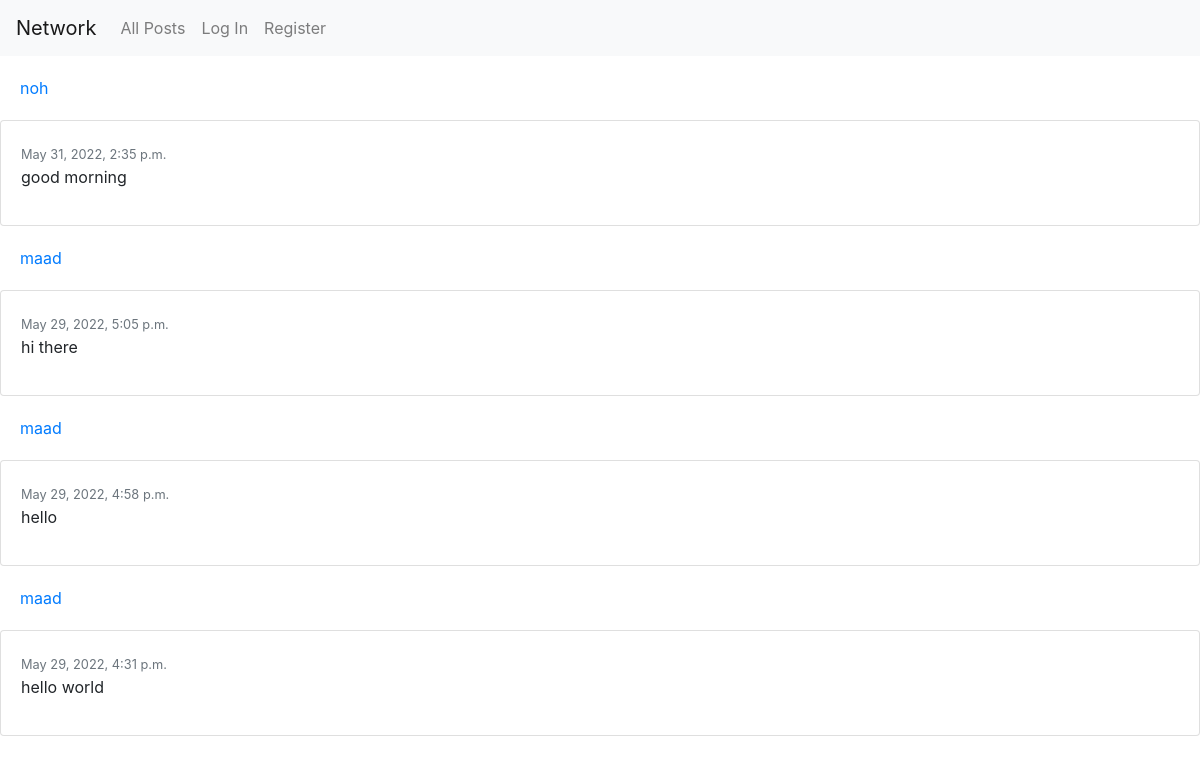
The app's page /, older data.
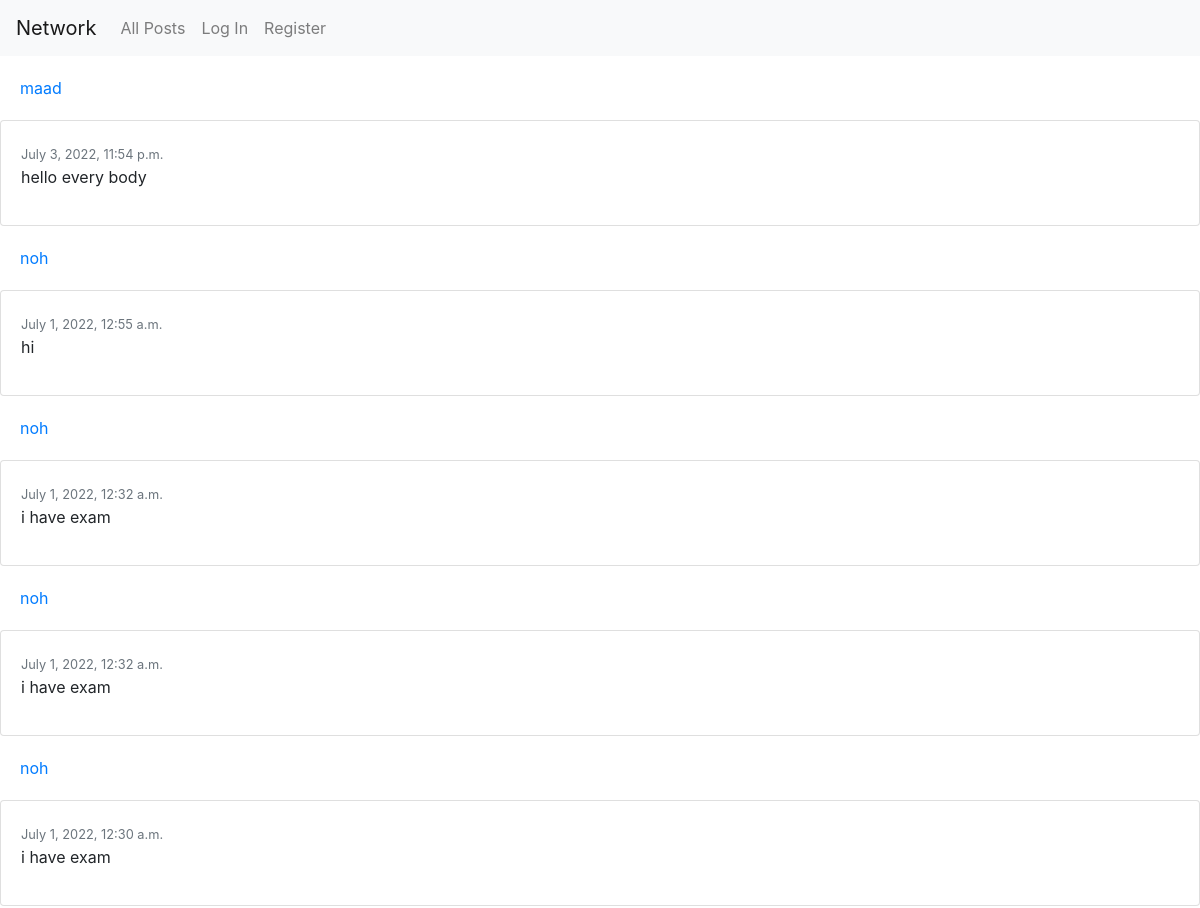
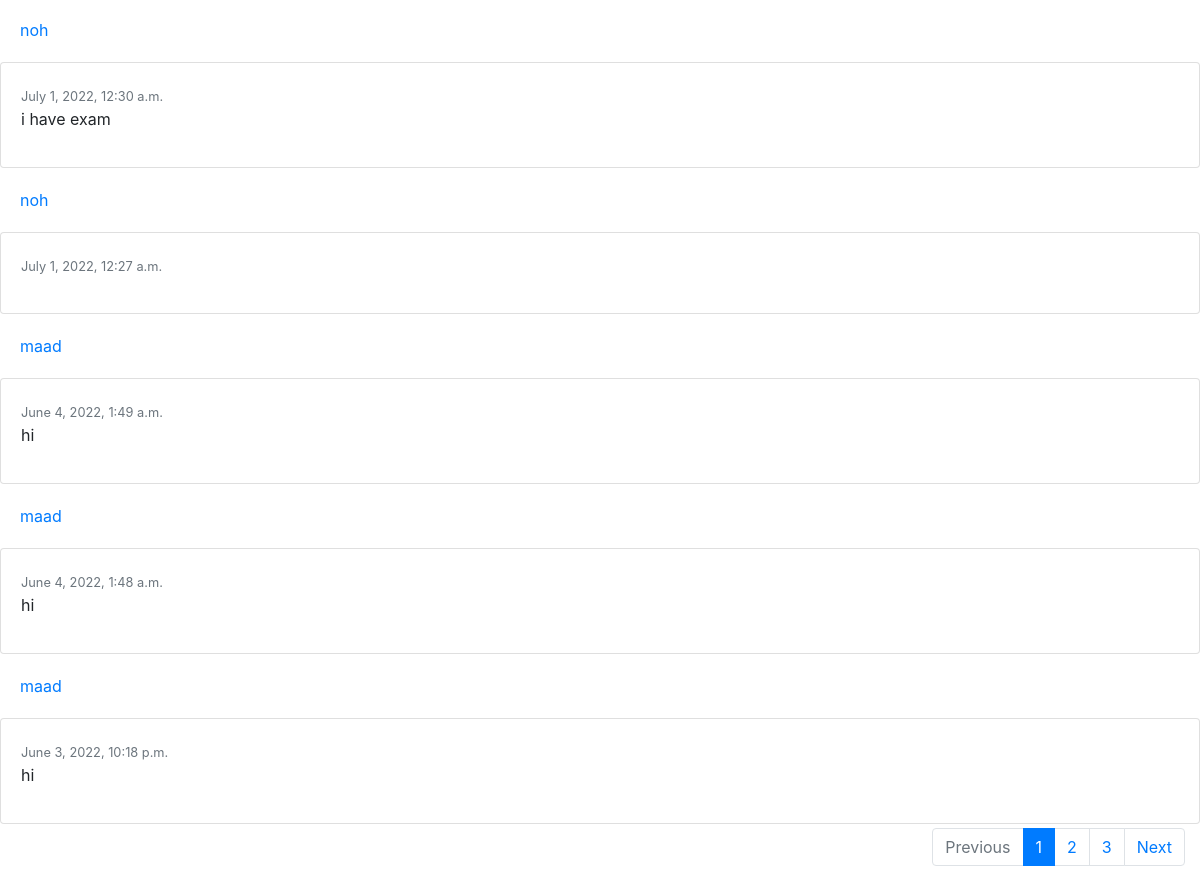
The same page, newer data (2 pictures, top to bottom).
### network/models.py (models this page shows, shortened)
class Post(models.Model):
  user = models.ForeignKey(User, on_delete=models.CASCADE, related_name="posts")
  content = models.TextField()
  date = models.DateTimeField(default=timezone.now)
  likes_count = models.IntegerField(default=0)
  likes = models.ManyToManyField("User",related_name="likes",blank=True)
  creation_date = models.DateTimeField(auto_now_add=True)
  class Meta:
        verbose_name = 'Post'
        verbose_name_plural = 'Posts'

class User(AbstractUser):
    pass

### network/views.py (the view)
# urls.py: path("", views.index, name="index"),
def index(request):
    myPostForm=  PostForm()
    post_list=Post.objects.all().order_by('-date')
    if request.method =='POST':
          myPostForm=PostForm(request.POST)
          if myPostForm.is_valid():
             obj = myPostForm.save(commit=False)
             obj.user = request.user
             obj.save()
    post_list_paginator=retPaginatorList(request,post_list)
    return render(request, "network/index.html",{'PostForm':myPostForm, 'post_list':post_list_paginator,})

### network/views.py (called while the page is built)
def retPaginatorList(request, queryList):
    page = request.GET.get('page')
    mypge = Paginator(queryList, 10)
    try:
        resultList = mypge.page(page)
    except PageNotAnInteger:
        resultList = mypge.page(1)
    except EmptyPage:
        resultList = mypge.page(mypge.num_pages)
    return  resultList

### network/templates/network/index.html (shortened to what this page needs)
{% extends "network/layout.html" %}
{% load crispy_forms_tags %}
{% load static %}
{% block body %}
{%for item in post_list%}
<div class="card-body"><a  href="{% url 'profile' item.user.id %}">{{item.user.username}}</a></div>
     <div class="card">
         <div class="card-body">
        <div id="{{item.id}}{{'div'}}" >
        <small class="text-muted"  id="{{item.id}}{{'d'}}">{{ item.date}}</small>
        <p class="article-content"  id="{{item.id}}{{'p'}}">{{item.content}}</p>
    </div>
  </div>
</div>
<div class="post_footer">
      {% endfor %}
      <div class="col-md-12 mt-1">
        {% if post_list.has_other_pages %}
      <ul class="pagination justify-content-end">
        {% if post_list.has_previous %}
          <li class="page-item"><a class="page-link" href="?page={{ post_list.previous_page_number }}">Previous</a></li>
        {% else %}
        <li class="page-item disabled"><span class="page-link">Previous</span></li>
        {% endif %}
        {% for i in post_list.paginator.page_range %}
          {% if post_list.number == i %}
            <li class="page-item active"><span class="page-link">{{ i }} <span class="sr-only">(current)</span></span></li>
          {% else %}
            <li class="page-item"><a class="page-link" href="?page={{ i }}">{{ i }}</a></li>
          {% endif %}
        {% endfor %}
        {% if post_list.has_next %}
          <li class="page-item"><a class="page-link" href="?page={{ post_list.next_page_number }}">Next</a></li>
        {% else %}
          <li class="page-item disabled"><span class="page-link">Next</span></li>
        {% endif %}
      </ul>
    {% endif %}
    </div>
{% endblock %}

Row changes from the older to the newer data that the page shows:
no longer on this page (row unchanged): Post: user.username "noh", date "May 31, 2022, 2:35 p.m.", content "good morning"
no longer on this page (row unchanged): Post: user.username "maad", date "May 29, 2022, 5:05 p.m.", content "hi there"
no longer on this page (row unchanged): Post: user.username "maad", date "May 29, 2022, 4:58 p.m.", content "hello"
no longer on this page (row unchanged): Post: user.username "maad", date "May 29, 2022, 4:31 p.m.", content "hello world"
added Post: user.username "maad", date "July 3, 2022, 11:54 p.m.", content "hello every body"
added Post: user.username "noh", date "July 1, 2022, 12:55 a.m.", content "hi"
added Post: user.username "noh", date "July 1, 2022, 12:32 a.m.", content "i have exam"
added Post: user.username "noh", date "July 1, 2022, 12:32 a.m.", content "i have exam"
added Post: user.username "noh", date "July 1, 2022, 12:30 a.m.", content "i have exam"
added Post: user.username "noh", date "July 1, 2022, 12:30 a.m.", content "i have exam"
added Post: user.username "noh", date "July 1, 2022, 12:27 a.m."
added Post: user.username "maad", date "June 4, 2022, 1:49 a.m.", content "hi"
added Post: user.username "maad", date "June 4, 2022, 1:48 a.m.", content "hi"
added Post: user.username "maad", date "June 3, 2022, 10:18 p.m.", content "hi"
Text that changed along with them:
text now shown: "Previous Next"
new list line: "1"
new list line: "2"
new list line: "3"
